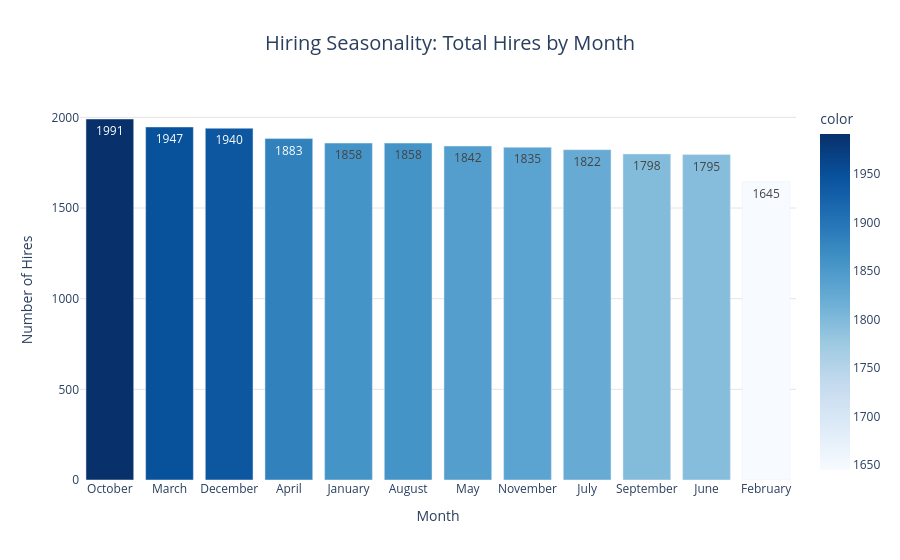

The notebook cell this image was saved under:
### Code cell
import plotly.express as px
result = %sql SELECT MONTHNAME(hire_date) AS month_name, COUNT(*) AS hires FROM humanresources GROUP BY MONTHNAME(hire_date) ORDER BY hires DESC;

months = [row[0] for row in result]
hires = [row[1] for row in result]

fig = px.bar(
    x=months, 
    y=hires, 
    title='Hiring Seasonality: Total Hires by Month',
    text=hires, 
    color=hires, 
    color_continuous_scale='Blues'
)

fig.update_layout(
    xaxis_title="Month",
    yaxis_title="Number of Hires",
    title_x=0.5, # توسيط العنوان
    title_font_size=20,
    plot_bgcolor='rgba(0,0,0,0)', 
    xaxis=dict(showgrid=False),   
    yaxis=dict(showgrid=True, gridcolor='#E5E5E5')
)


fig.show()

### Figure 1 — Plotly figure (JSON) as saved in the notebook; plotly's stock layout.template omitted (floating-point values rounded to 4 significant figures)
{"data": [{"hovertemplate": "x=%{x}<br>y=%{y}<br>text=%{text}<br>color=%{marker.color}<extra></extra>", "legendgroup": "", "marker": {"color": [1991, 1947, 1940, 1883, 1858, 1858, 1842, 1835, 1822, 1798, 1795, 1645], "coloraxis": "coloraxis", "pattern": {"shape": ""}}, "name": "", "orientation": "v", "showlegend": false, "text": [1991.0, 1947.0, 1940.0, 1883.0, 1858.0, 1858.0, 1842.0, 1835.0, 1822.0, 1798.0, 1795.0, 1645.0], "textposition": "auto", "type": "bar", "x": ["October", "March", "December", "April", "January", "August", "May", "November", "July", "September", "June", "February"], "xaxis": "x", "y": [1991, 1947, 1940, 1883, 1858, 1858, 1842, 1835, 1822, 1798, 1795, 1645], "yaxis": "y"}], "layout": {"barmode": "relative", "coloraxis": {"colorbar": {"title": {"text": "color"}}, "colorscale": [[0, "rgb(247,251,255)"], [0.125, "rgb(222,235,247)"], [0.25, "rgb(198,219,239)"], [0.375, "rgb(158,202,225)"], [0.5, "rgb(107,174,214)"], [0.625, "rgb(66,146,198)"], [0.75, "rgb(33,113,181)"], [0.875, "rgb(8,81,156)"], [1, "rgb(8,48,107)"]]}, "legend": {"tracegroupgap": 0}, "plot_bgcolor": "rgba(0,0,0,0)", "title": {"font": {"size": 20}, "text": "Hiring Seasonality: Total Hires by Month", "x": 0.5}, "xaxis": {"anchor": "y", "domain": [0, 1], "showgrid": false, "title": {"text": "Month"}}, "yaxis": {"anchor": "x", "domain": [0, 1], "gridcolor": "#E5E5E5", "showgrid": true, "title": {"text": "Number of Hires"}}}}
